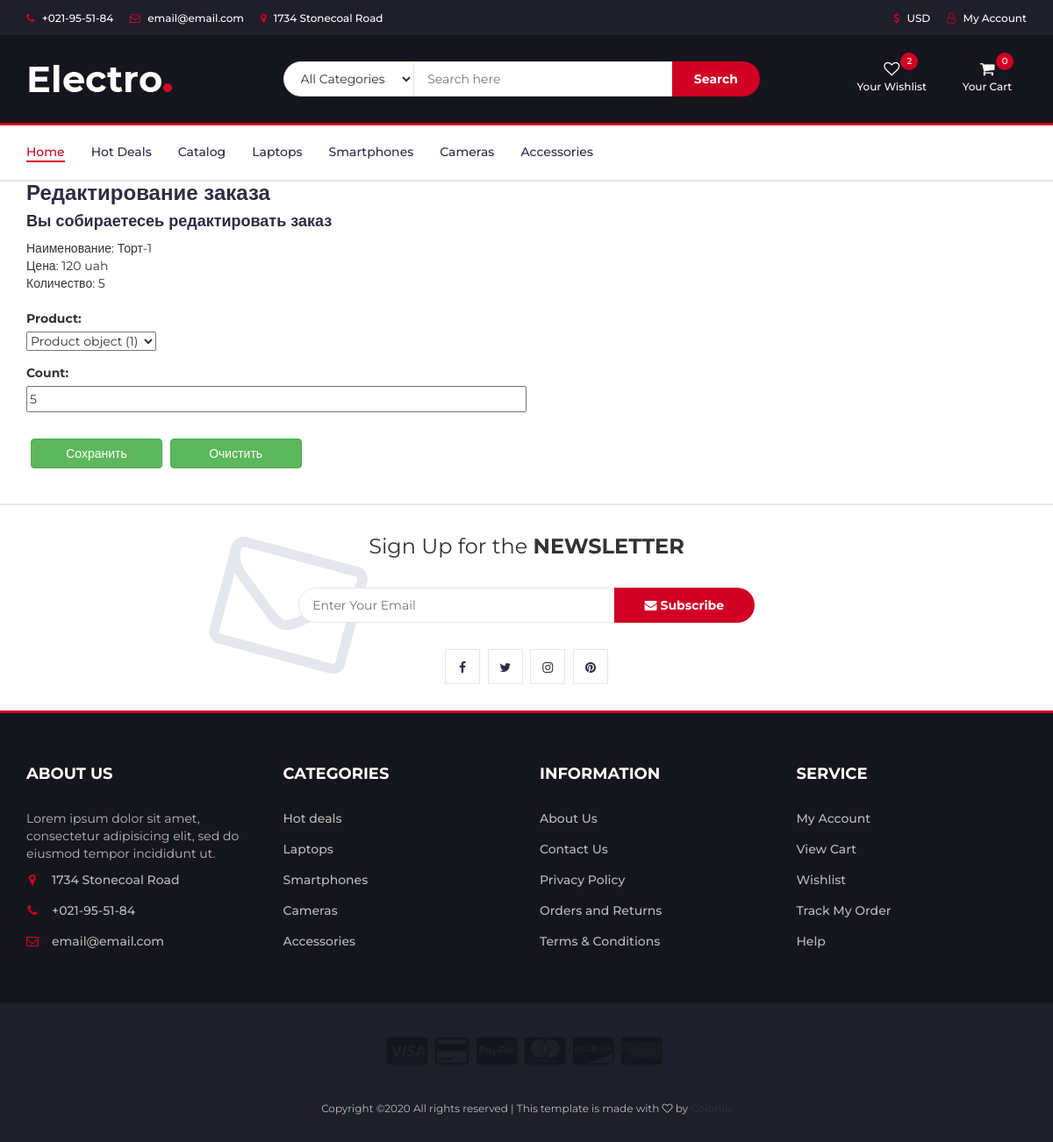
The page /basket/edit/1 on the database its author committed.
### basket/models.py (models this page shows)
class Order(models.Model):
    count = models.PositiveIntegerField()
    status = models.ForeignKey(Status, on_delete=models.CASCADE)
    product = models.ForeignKey(Product, on_delete=models.CASCADE)
    user = models.ForeignKey(User, on_delete=models.CASCADE)

### catalog/models.py (models this page shows)
class Product(models.Model):
    name = models.CharField(max_length=255)
    price = models.PositiveIntegerField()
    count = models.PositiveIntegerField()
    description = models.TextField(max_length=512)
    photo = models.FileField(upload_to='goods_photo/')
    producer = models.ForeignKey(Producer, on_delete=models.CASCADE)
    category = models.ForeignKey(Category, on_delete=models.CASCADE)

### basket/views.py (the view)
# urls.py: re_path(r'^edit/(?P<oid>[0-9]+)$', edit),
def edit(request, oid: int):
    data = dict()
    order = Order.objects.get(id=oid)
    if request.method == 'GET':
        data['order'] = order
        data['form'] = OrderForm(instance=order)
        return render(request, 'basket/edit.html', context=data)
    elif request.method == 'POST':
        form = OrderForm(request.POST)
        if form.is_valid():
            order.count = form.cleaned_data['count']
            order.save()
        return redirect('/basket')

### basket/forms.py
class OrderForm(forms.ModelForm):
    class Meta:
        model = Order
        fields = ('product', 'count')

### templates/basket/edit.html (shortened to what this page needs)
{% extends 'layouts/base.html' %}
{% block content %}
    {% load static %}
    <link rel="stylesheet" href="{% static 'css/edit.css' %}">
    <div id="delete" class="container">
        <h3>Редактирование заказа</h3>
        <h4 id="warn">Вы собираетесеь редактировать заказ</h4>
        <ul id="params">
            <li>Наименование: {{ order.product.name }}</li>
            <li>Цена: {{ order.product.price }} uah</li>
            <li>Количество: {{ order.count }}</li>
        </ul>
        <br>
        <form id="form5" action="/basket/edit/{{ order.id }}" method="post">
            <div>
                {% for field in form %}
                    <div class="form-group">
                        {{ field.label_tag }}
                        <div>
                            {{ field }}
                        </div>
                    </div>
                {% endfor %}
            </div>
            <p style="margin-top: 30px">
                <input id="b1" type="submit" value="Сохранить" class="btn btn-success">
                <input id="b2" type="reset" value="Очистить" class="btn btn-success">
            </p>
        </form>
    </div>
{% endblock %}

### static/css/style.css (style rules this page uses)
body { font-family: 'Montserrat', sans-serif; font-weight: 400; color: #333; }
h1, h2, h3, h4, h5, h6 { color: #2B2D42; font-weight: 700; margin: 0 0 10px; }
ul, ol { margin: 0; padding: 0; list-style: none }

### static/css/edit.css (style rules this page uses)
#form5 { text-align: left; }
#b1, #b2 { width: 150px; margin-left: 5px; }
.form-group input { width: 50%; height: 30px; }

### rows shown on the page
Order: product.name "Торт-1", product.price "120", count "5", form "Product object (1)" "5"

### other values the page prints
{{ field.label_tag }} "Product:" "Count:"
